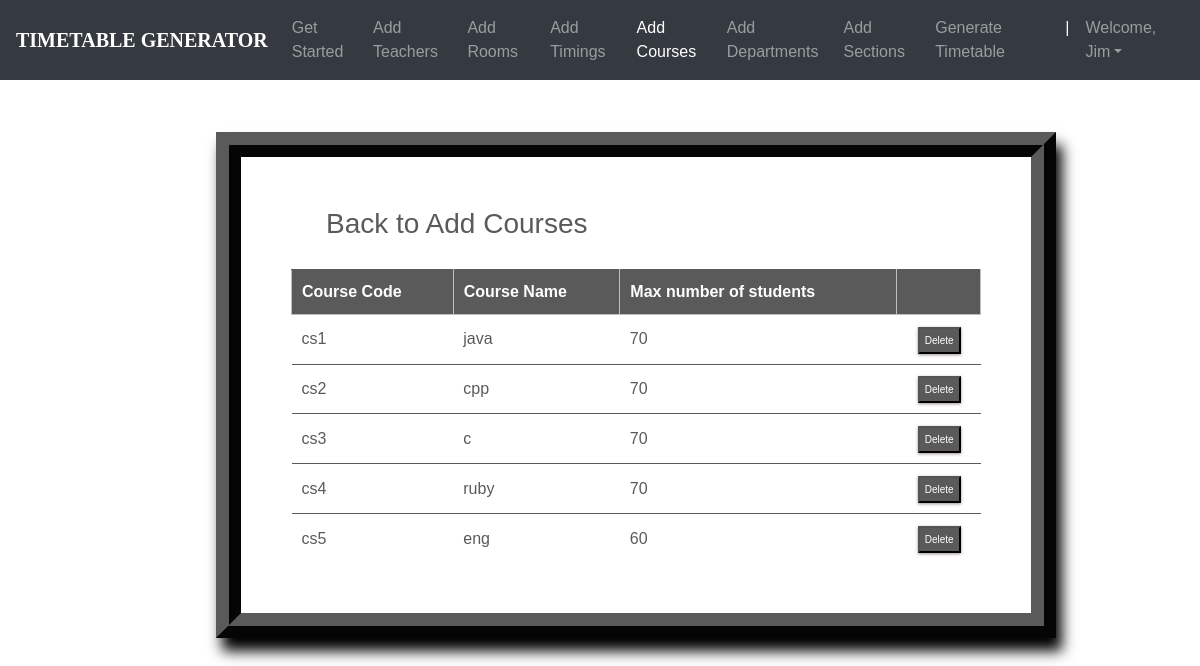
The app's page /courses_list/ (signed in) with its own data.
### ttgen/models.py (models this page shows, shortened)
class Course(models.Model):
    course_number = models.CharField(max_length=5, primary_key=True)
    course_name = models.CharField(max_length=40)
    max_numb_students = models.CharField(max_length=65)
    instructors = models.ManyToManyField(Instructor)

### ttgen/views.py (the view)
# urls.py: path('courses_list/', views.course_list_view, name='editcourse'),
@login_required
def course_list_view(request):
    context = {
        'courses': Course.objects.all()
    }
    return render(request, 'courseslist.html', context)

### templates/courseslist.html (shortened to what this page needs)
<!DOCTYPE html>
<html lang="en">
<head>
	<link rel="stylesheet" href="https://maxcdn.bootstrapcdn.com/bootstrap/4.0.0/css/bootstrap.min.css">
    <link rel="stylesheet" type="text/css" href="static/css/index.css">
</head>
<body>
        <header>
			<nav class="navbar navbar-expand-md navbar-dark fixed-top bg-dark">
                <a class="navbar-brand" href="#"><b>TIMETABLE GENERATOR</b></a>
                <div class="collapse navbar-collapse" id="navbarCollapse">
                    <ul class="navbar-nav ml-auto">
                    <li class="nav-item">
                        <a class="nav-link" href="{% url 'admindash' %}">Get Started</a>
                    </li>
                    <li class="nav-item">
                        <a class="nav-link" href="{% url 'addInstructors' %}">Add Teachers</a>
                    </li>
                    <li class="nav-item">
                        <a class="nav-link" href="{% url 'addRooms' %}">Add Rooms</a>
                    </li>
                    <li class="nav-item">
		                <a class="nav-link" href="{% url 'addTimings' %}">Add Timings</a>
		            </li>
                    <li class="nav-item active">
                        <a class="nav-link" href="{% url 'addCourses' %}">Add Courses</a>
                    </li>
                    <li class="nav-item">
			            <a class="nav-link" href="{% url 'addDepts' %}">Add Departments</a>
		            </li>
                    <li class="nav-item">
			            <a class="nav-link" href="{% url 'addSections' %}">Add Sections</a>
		            </li>
                    <li class="nav-item">
			            <a class="nav-link" href="{% url 'generate' %}">Generate Timetable</a>
		            </li>
                    <li class="nav-item active">
			            <a class="nav-link">|</a>
		            </li>
                    <li class="nav-item dropdown">
		                <a class="nav-link dropdown-toggle" href="#" id="dropdown03" data-toggle="dropdown" aria-haspopup="true" aria-expanded="false">Welcome, {{ user.first_name }}</a>
		            </li>
                    </ul>
                </div>
            </nav>
        </header>
        <br><br>
    {% block content %}
{% load static %}
<fieldset class="fieldset">
    <a href="{% url 'addCourses'%}"><h1 class="tablink" onclick="openPage('new')" id="defaultOpen">Back to Add Courses</h1></a>
    <div class="tabcontent" id="edit">
        <table class="table1">
            <thead>
            <tr class="table-headers">
            <th>Course Code</th>
            <th>Course Name</th>
            <th>Max number of students</th>
            <th  class="empty"></th>
            </tr>
            </thead>
            <tbody>
            {% for crs in courses %}
            <tr>
             <td>{{crs.course_number}}</td>
             <td>{{crs.course_name}}</td>
             <td>{{crs.max_numb_students}}</td>
             <td class="empty">
                <form action="{% url 'deletecourse' crs.course_number %}" method="post">
                        <input type="submit" value="Delete" class="cross">
                </form>
             </td>
             </tr>
            {% endfor %}
            </tbody>
        </table>
    </div>
</fieldset>
{% endblock %}

### static/css/index.css (style rules this page uses)
body { padding-top: 3rem; padding-bottom: 3rem; color: #5a5a5a; font-family: 'Poppins', sans-serif; overflow-x: hidden; }
nav { font-family: sans-serif; }
.navbar-brand { font-size: 20px; font-family: Georgia, 'Times New Roman', Times, serif; }

### templates/courseslist.html (style rules this page uses)
nav { font-family: sans-serif; }
.navbar-brand { font-size: 20px; font-family: Georgia, 'Times New Roman', Times, serif; }
* { margin: 0; padding: 0; box-sizing: border-box; }
html { scroll-behavior: smooth; }
a { text-decoration:none; }
form { margin-top: 3%; margin-left: 18%; margin-right: 12%; }
fieldset h1 { color: #5a5a5a; padding-bottom: 20px; margin-left: 35px; display: inline-block; cursor: pointer; font-size: 28px; }
fieldset input { padding:8px; color: #938c8c }
.table2 td, th { border: 1px solid rgb(190,190,190); padding: 10px 20px; }
.table1 { width: 100%; border-collapse: collapse; text-align: left; overflow: hidden; }
.table1 td, th { border-top: 1px solid #5a5a5a; padding: 10px; }
.table1 th { background-color: #5a5a5a; color: #fff; }
.cross { font-size:10px; box-shadow: 0px 1px 3px 0px #9e9292; padding: 4px 5px; color: #fff; background-color: #5a5a5a; cursor: pointer; }
.fieldset { margin-top: 3%; margin-left: 18%; margin-right: 12%; padding: 50px; border-width: 25px; border-style: ridge; border-color: #5a5a5a; box-shadow: 6px 13px 13px 0px black; background-color: #fff; }

### records on screen
Course: course_number "cs1", course_name "java", max_numb_students "70"
Course: course_number "cs2", course_name "cpp", max_numb_students "70"
Course: course_number "cs3", course_name "c", max_numb_students "70"
Course: course_number "cs4", course_name "ruby", max_numb_students "70"
Course: course_number "cs5", course_name "eng", max_numb_students "60"

### other values on screen
{{ user.first_name }} "Jim"
